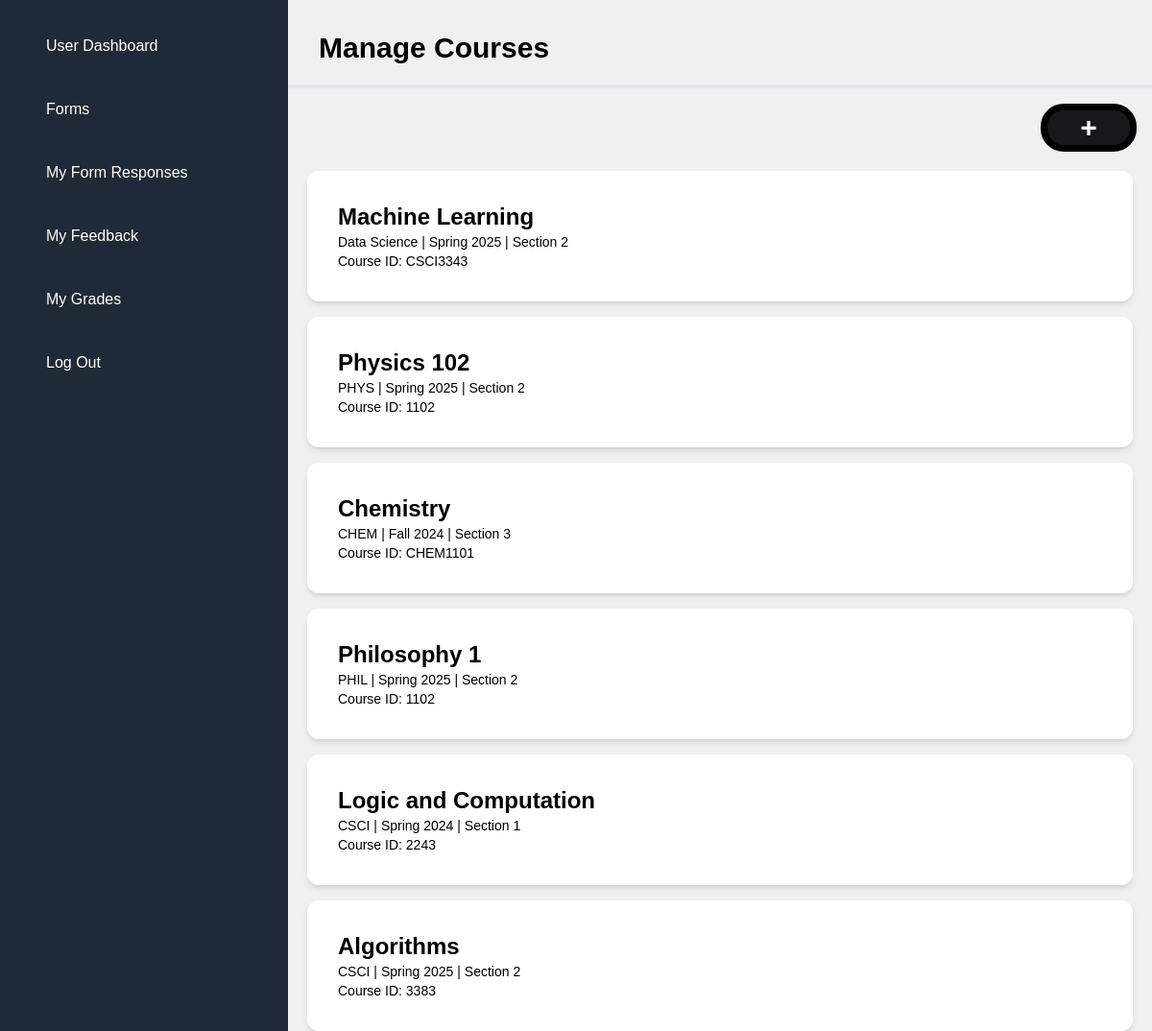
The app's page /courses/manage_courses/ (signed in) with its own data.
### courses/models.py (models this page shows, shortened)
class Course(models.Model):
    creator = models.ForeignKey(
        settings.AUTH_USER_MODEL,
        limit_choices_to={'role': 'professor'},
        on_delete=models.CASCADE,
        related_name='courses_created',
        null=True,
        blank=True
    )
    name = models.CharField(max_length=200)
    subject = models.CharField(max_length=100)
    semester = models.CharField(max_length=50)
    section = models.CharField(max_length=10)
    course_id = models.CharField(max_length=50)
    enrollment_size = models.PositiveIntegerField(default=0)
    created_at = models.DateTimeField(auto_now_add=True)

### courses/views.py (the view)
# urls.py: path("manage_courses/", views.manage_courses_view, name="manage_courses"),
def manage_courses_view(request):
    courses = Course.objects.filter(creator=request.user).order_by('-created_at')
    return render(request, 'courses/manage_courses.html', {'courses': courses})

### courses/templates/courses/manage_courses.html (shortened to what this page needs)
{% extends "shared/base.html" %}
{% block content %}
<h1 class="text-3xl font-bold mb-5 mt-8 ml-8">Manage Courses</h1>
<hr class="my-4 border-t-4" />
<button
  onclick="document.getElementById('create-course-modal').classList.remove('hidden')"
  class="flex items-center justify-center w-[100px] h-[50px] bg-zinc-900 border-black border-[7px] rounded-3xl text-white text-3xl font-bold ml-auto mr-4"
>
  +
</button>
<div class="mt-5 mr-5 ml-5 space-y-4">
  {% if courses %}
    {% for course in courses %}
      <a href="{% url 'courses:course_detail' course.id %}" class="block bg-white text-black p-8 rounded-xl shadow-md hover:bg-gray-100 transition">
            <h2 class="text-2xl font-bold">{{ course.name }}</h2>
            <p class="text-sm">{{ course.subject }} | {{ course.semester }} | Section {{ course.section }}</p>
            <p class="text-sm">Course ID: {{ course.course_id }}</p>
      </a>
    {% endfor %}
  {% else %}
    <p class="text-white">No courses available. Click the button above to create a course.</p>
  {% endif %}
</div>
{% endblock %}

### main/static/main/css/styles.css (style rules this page uses)
body { margin: 0; padding: 0; font-family: "Poppins", sans-serif; }

### shared/templates/shared/base.html (style rules this page uses)
body { background-color: #f0f0f0; font-family: Arial, sans-serif; }

### records on screen
Course: name "Machine Learning", subject "Data Science", semester "Spring 2025", section "2", course_id "CSCI3343"
Course: name "Physics 102", subject "PHYS", semester "Spring 2025", section "2", course_id "1102"
Course: name "Chemistry", subject "CHEM", semester "Fall 2024", section "3", course_id "CHEM1101"
Course: name "Philosophy 1", subject "PHIL", semester "Spring 2025", section "2", course_id "1102"
Course: name "Logic and Computation", subject "CSCI", semester "Spring 2024", section "1", course_id "2243"
Course: name "Algorithms", subject "CSCI", semester "Spring 2025", section "2", course_id "3383"
